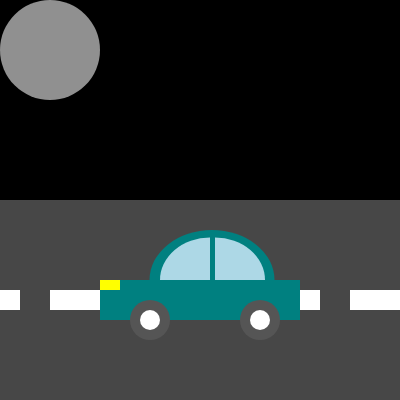
Frame 1 (no input)
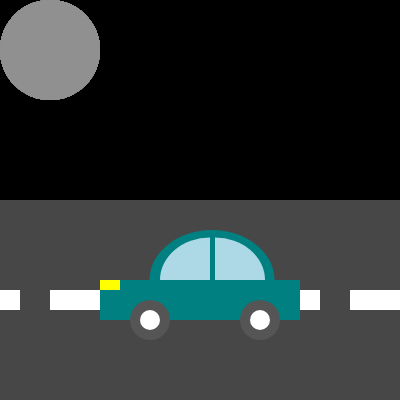
Frame 60 (no input)
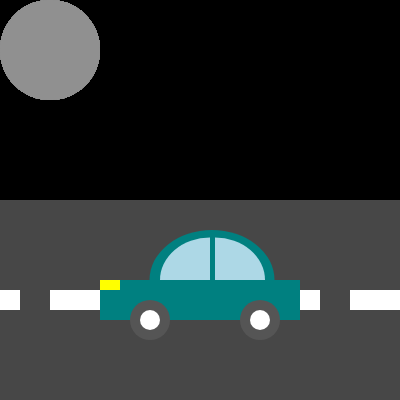
Frame 120 (the mouse pressed at the canvas centre since frame 60)

The p5.js sketch that drew these frames (run headless with seeded random() and noise() and a simulated clock; from frame 60 on, the mouse is pressed at the canvas centre):

// p5.js sketch
// ── sketch.js
function setup() {
  createCanvas(400, 400);
  background(0)
}

function draw() {
  //road
  fill(71,71,71);
  noStroke();
  rect(0, 200, 400, 200);
  fill(255);
  rect(-50, 290, 70, 20);
  rect(50, 290, 70, 20);
  rect(150, 290, 70, 20);
  rect(250, 290, 70, 20);
  rect(350, 290, 70, 20);
  
  //moon
  fill(144, 144, 144);
  circle(50, 50, 100);
  
  //car
  fill(0,128,128);
  rect(100, 280, 200, 40);
  //roof
  arc(212, 280, 125, 100, PI, 0, CHORD);
  //tires
  fill(85,85,85);
  circle(150,320, 40);
  circle(260,320, 40);
  fill(255);
  circle(150,320, 20);
  circle(260,320, 20);
  //headlights
  fill(255,255,0);
  rect(100,280,20,10)
  //windows
  fill(173, 216, 230); 

  arc(210, 280, 100, 85, PI, PI + HALF_PI, PIE);
  arc(215, 280, 100, 85, -PI/2, 0, PIE);
  
}
